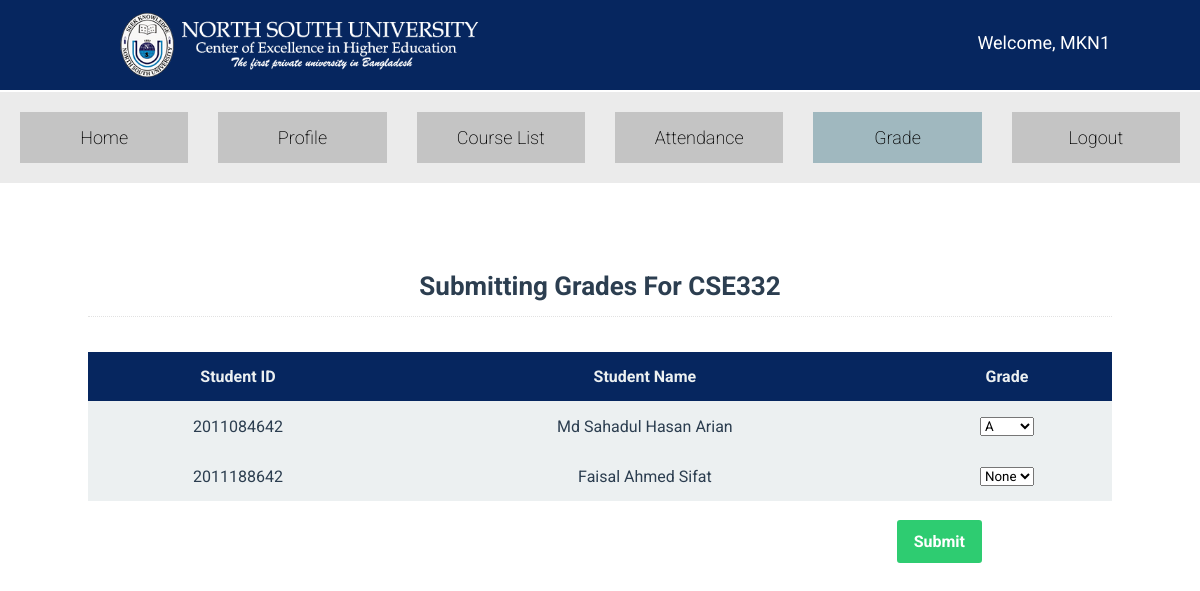
Screenshot of /faculty/submit_grades.php?course_id=CSE332 (signed in) with the database file from the repository.
### tables this page shows
CREATE TABLE `taking` (
  `course_id` varchar(10) NOT NULL,
  `who_is_taking` int(11) NOT NULL
);

CREATE TABLE `student_profile` (
  `id` int(11) NOT NULL,
  `name` varchar(40) DEFAULT NULL,
  `fathers_name` varchar(40) DEFAULT NULL,
  `mothers_name` varchar(40) DEFAULT NULL,
  `department_name` varchar(10) DEFAULT NULL,
  `degree` varchar(40) NOT NULL,
  `credits` int(5) NOT NULL,
  `cgpa` decimal(4,2) DEFAULT NULL,
  `phone_number` varchar(15) DEFAULT NULL,
  `nid` varchar(50) NOT NULL,
  `birth_reg_no` varchar(50) NOT NULL,
  `dob` date NOT NULL,
  `gender` char(1) NOT NULL,
  `citizenship` varchar(20) DEFAULT NULL
);

### library/class.DB.php (called while the page is built, shortened)
<?php
class DB{
    public $connection;
    function __construct($configs){
        $this->connection = mysqli_connect($configs->host,$configs->username,$configs->password, $configs->dbname);
    }
    function query($sql, $debug=false){
        return mysqli_query($this->connection, $sql);
    }
}

### app.php (called while the page is built, shortened)
<?php
require PATH . './library/class.DB.php';
$APP_DB = new DB(new CONFIG_DB());

### faculty/submit_grades.php (the view, shortened to what this page needs)
<?php
include "../app.php";
function val_to_letter($val)
{
    if ($val == "4.0") return "A";
}
function print_drop_down_for_grade_list($id)
{
    global $APP_DB;
    $result = $APP_DB->query("
        SELECT *
        FROM grades
        WHERE given_to='" . $id . "' AND course_id='" . $_GET['course_id'] . "';
    ");
    $flag_exists = false;
    if (mysqli_num_rows($result) == 1) $flag_exists = true;
    if ($flag_exists) {
        $val = mysqli_fetch_assoc($result)["grade_value"];
        $val = val_to_letter($val);
    }
    $grade_list = ["A", "A-", "B+", "B", "B-", "C+", "C", "C-", "D+", "D", "F"]
?>
    <select name="grade_for_<?php echo $id; ?>">
        <?php
        foreach ($grade_list as $grade_single) {
        ?>
            <option value="<?php echo $grade_single; ?>" <?php if ($flag_exists && $val == $grade_single) {
                                                            echo "selected";
                                                        } ?>><?php echo $grade_single; ?></option>
        <?php
        }
        ?>
        <option value="None" <?php if (!$flag_exists) {
                                    echo "selected";
                                } ?>>None</option>
    </select>
<?php
}
?>
<!DOCTYPE html>
<html lang="en">
<head>
    <link rel="stylesheet" href="../src/css/styles.css">
</head>
<body>
    <?php include "../template/header.php"; ?>
    <?php include "../template/sub_header.php"; ?>
    <div class="container_panel center_panel">
    <h2 class="table_desc">Submitting Grades For <?php echo $_GET['course_id']; ?></h2>
    <section>
        <form method="post">
            <table class="full_page_table">
                <tr>
                    <th>Student ID</th>
                    <th>Student Name</th>
                    <th>Grade</th>
                </tr>
                <?php
                $result = $APP_DB->query("
    SELECT t.course_id as 'course_id', s.id as 'student_id', s.name	as 'student_name'
    FROM taking as t JOIN student_profile as s ON t.who_is_taking=s.id
    AND t.course_id='" . $_GET['course_id'] . "';
");
                if (mysqli_num_rows($result) > 0) {
                    while ($row = mysqli_fetch_assoc($result)) {
                ?>
                        <tr>
                            <td><?php echo $row['student_id']; ?></td>
                            <td><?php echo $row['student_name'] ?></td>
                            <td><?php print_drop_down_for_grade_list($row['student_id']) ?></td>
                        </tr>
                <?php
                    }
                }
                ?>
            </table>
            <br>
            <input class="btn btn-green" style="position: absolute;right: 130px;" type="submit" name="request_for_grade_change" value="Submit">
        </form>
    </section>
    </div>
</body>
</html>

### src/css/styles.css (style rules this page uses)
* { margin: 0; padding: 0; list-style: none; text-decoration: none; font-family: "Roboto", sans-serif; }
h2 { font-size: 26px; color: #2c3e50; font-weight: bold; }
.container_panel { position: relative; top: 88px; margin-left: 88px; margin-right: 88px; }
.center_panel { text-align: center; margin-bottom: 40px; }
table, th, td { border-collapse: collapse; padding: 15px 15px; text-align: center; color: #ecf0f1; }
table { overflow-x: auto; margin-left: auto; margin-right: auto; }
th { background-color: #06265f; }
td { color: #2c3e50; background-color: #ecf0f1; }
.full_page_table { width: 100%; }
.table_desc { margin-bottom: 35px; border-bottom: 1px dotted #e2e2e2; padding-bottom: 15px; }
.btn { padding: 10px 15px; text-align: center; font-weight: bold; text-shadow: none; border-radius: 3px; transition-duration: 0.4s; text-decoration: none; font-size: 16px; cursor: pointer; }
.btn-green { background-color: #2ecc71; color: white; border: 2px solid #2ecc71; }

### rows the page displays
taking: who_is_taking "2011084642", who_is_taking.name "Md Sahadul Hasan Arian", who_is_taking "A"
taking: who_is_taking "2011188642", who_is_taking.name "Faisal Ahmed Sifat", who_is_taking "None"

### other values shown
$_COOKIE['logged_user'] "MKN1"
$_GET['course_id'] "CSE332"
